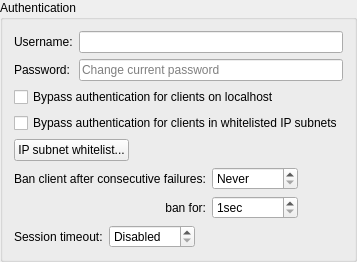
                                                                <widget class="QGroupBox" name="groupWebUIAuth">
                                                                    <property name="title">
                                                                        <string>Authentication</string>
                                                                    </property>
                                                                    <layout class="QVBoxLayout" name="verticalLayout_35">
                                                                        <item>
                                                                            <layout class="QGridLayout" name="gridLayout_8">
                                                                                <item row="0" column="0">
                                                                                    <widget class="QLabel" name="lblWebUIUsername">
                                                                                        <property name="text">
                                                                                            <string>Username:</string>
                                                                                        </property>
                                                                                    </widget>
                                                                                </item>
                                                                                <item row="0" column="1">
                                                                                    <widget class="QLineEdit" name="textWebUIUsername"/>
                                                                                </item>
                                                                                <item row="1" column="0">
                                                                                    <widget class="QLabel" name="lblWebUIPassword">
                                                                                        <property name="text">
                                                                                            <string>Password:</string>
                                                                                        </property>
                                                                                    </widget>
                                                                                </item>
                                                                                <item row="1" column="1">
                                                                                    <widget class="QLineEdit" name="textWebUIPassword">
                                                                                        <property name="echoMode">
                                                                                            <enum>QLineEdit::Password</enum>
                                                                                        </property>
                                                                                        <property name="placeholderText">
                                                                                            <string>Change current password</string>
                                                                                        </property>
                                                                                    </widget>
                                                                                </item>
                                                                            </layout>
                                                                        </item>
                                                                        <item>
                                                                            <widget class="QCheckBox" name="checkBypassLocalAuth">
                                                                                <property name="text">
                                                                                    <string>Bypass authentication for clients on localhost</string>
                                                                                </property>
                                                                            </widget>
                                                                        </item>
                                                                        <item>
                                                                            <widget class="QCheckBox" name="checkBypassAuthSubnetWhitelist">
                                                                                <property name="text">
                                                                                    <string>Bypass authentication for clients in whitelisted IP subnets</string>
                                                                                </property>
                                                                            </widget>
                                                                        </item>
                                                                        <item>
                                                                            <widget class="QPushButton" name="IPSubnetWhitelistButton">
                                                                                <property name="sizePolicy">
                                                                                    <sizepolicy hsizetype="Fixed" vsizetype="Fixed">
                                                                                        <horstretch>0</horstretch>
                                                                                        <verstretch>0</verstretch>
                                                                                    </sizepolicy>
                                                                                </property>
                                                                                <property name="text">
                                                                                    <string>IP subnet whitelist...</string>
                                                                                </property>
                                                                            </widget>
                                                                        </item>
                                                                        <item>
                                                                            <layout class="QGridLayout" name="gridLayout_10">
                                                                                <item row="0" column="0">
                                                                                    <widget class="QLabel" name="lblBanCounter">
                                                                                        <property name="text">
                                                                                            <string>Ban client after consecutive failures:</string>
                                                                                        </property>
                                                                                    </widget>
                                                                                </item>
                                                                                <item row="0" column="2">
                                                                                    <spacer name="horizontalSpacer_15">
                                                                                        <property name="orientation">
                                                                                            <enum>Qt::Horizontal</enum>
                                                                                        </property>
                                                                                        <property name="sizeHint" stdset="0">
                                                                                            <size>
                                                                                                <width>40</width>
                                                                                                <height>20</height>
                                                                                            </size>
                                                                                        </property>
                                                                                    </spacer>
                                                                                </item>
                                                                                <item row="0" column="1">
                                                                                    <widget class="QSpinBox" name="spinBanCounter">
                                                                                        <property name="specialValueText">
                                                                                            <string>Never</string>
                                                                                        </property>
                                                                                        <property name="maximum">
                                                                                            <number>2147483647</number>
                                                                                        </property>
                                                                                    </widget>
                                                                                </item>
                                                                                <item row="1" column="0">
                                                                                    <widget class="QLabel" name="lblBanDuration">
                                                                                        <property name="text">
                                                                                            <string>ban for:</string>
                                                                                        </property>
                                                                                        <property name="alignment">
                                                                                            <set>Qt::AlignRight|Qt::AlignTrailing|Qt::AlignVCenter</set>
                                                                                        </property>
                                                                                    </widget>
                                                                                </item>
                                                                                <item row="1" column="1">
                                                                                    <widget class="QSpinBox" name="spinBanDuration">
                                                                                        <property name="suffix">
                                                                                            <string>sec</string>
                                                                                        </property>
                                                                                        <property name="minimum">
                                                                                            <number>1</number>
                                                                                        </property>
                                                                                        <property name="maximum">
                                                                                            <number>2147483647</number>
                                                                                        </property>
                                                                                    </widget>
                                                                                </item>
                                                                            </layout>
                                                                        </item>
                                                                        <item>
                                                                            <layout class="QHBoxLayout" name="horizontalLayout_13">
                                                                                <item>
                                                                                    <widget class="QLabel" name="lblSessionTimeout">
                                                                                        <property name="text">
                                                                                            <string>Session timeout:</string>
                                                                                        </property>
                                                                                    </widget>
                                                                                </item>
                                                                                <item>
                                                                                    <widget class="QSpinBox" name="spinSessionTimeout">
                                                                                        <property name="specialValueText">
                                                                                            <string>Disabled</string>
                                                                                        </property>
                                                                                        <property name="suffix">
                                                                                            <string>sec</string>
                                                                                        </property>
                                                                                        <property name="maximum">
                                                                                            <number>2147483647</number>
                                                                                        </property>
                                                                                    </widget>
                                                                                </item>
                                                                                <item>
                                                                                    <spacer name="horizontalSpacer_11">
                                                                                        <property name="orientation">
                                                                                            <enum>Qt::Horizontal</enum>
                                                                                        </property>
                                                                                        <property name="sizeHint" stdset="0">
                                                                                            <size>
                                                                                                <width>40</width>
                                                                                                <height>20</height>
                                                                                            </size>
                                                                                        </property>
                                                                                    </spacer>
                                                                                </item>
                                                                            </layout>
                                                                        </item>
                                                                    </layout>
                                                                </widget>
